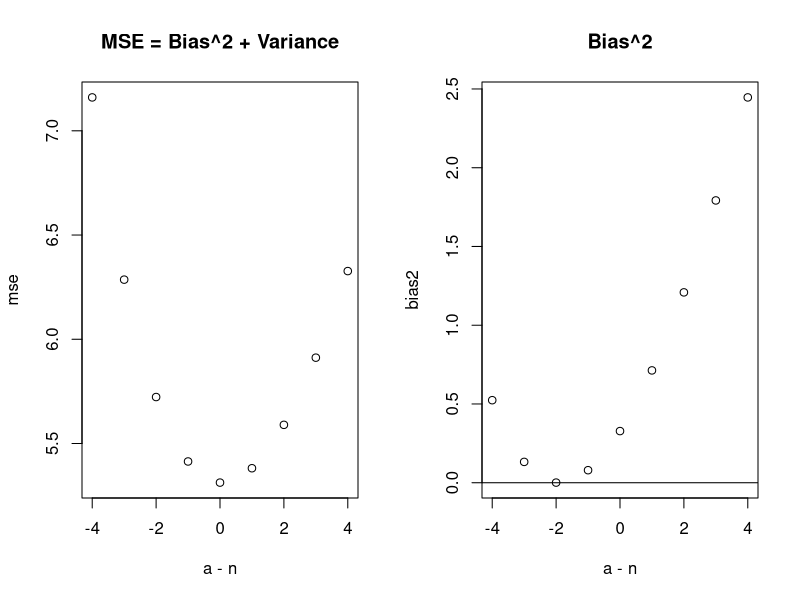
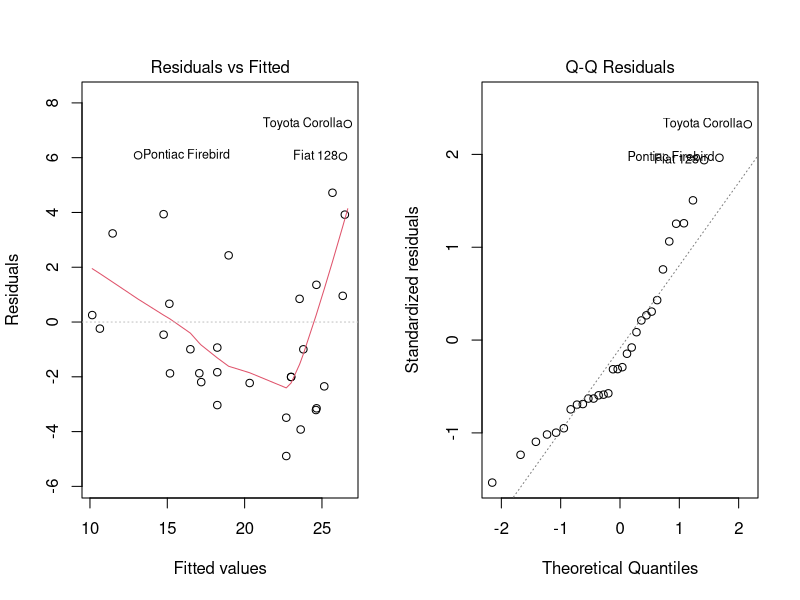
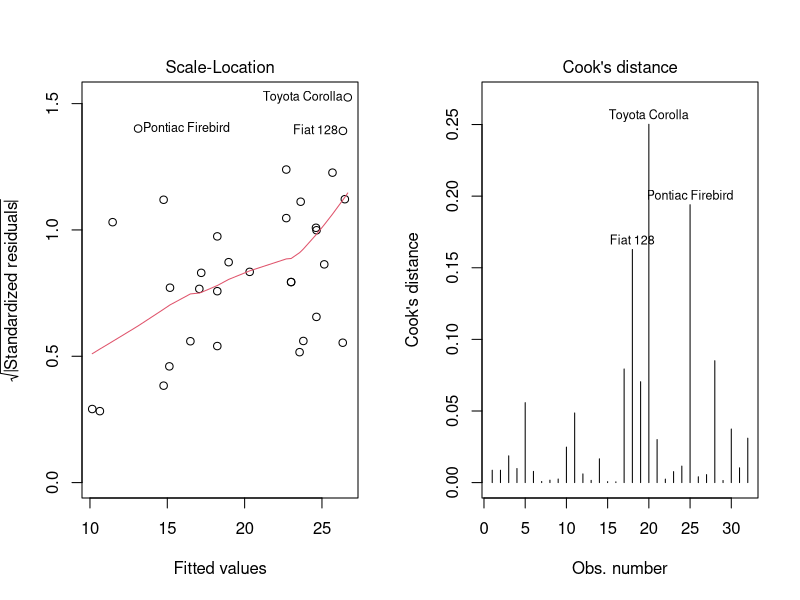
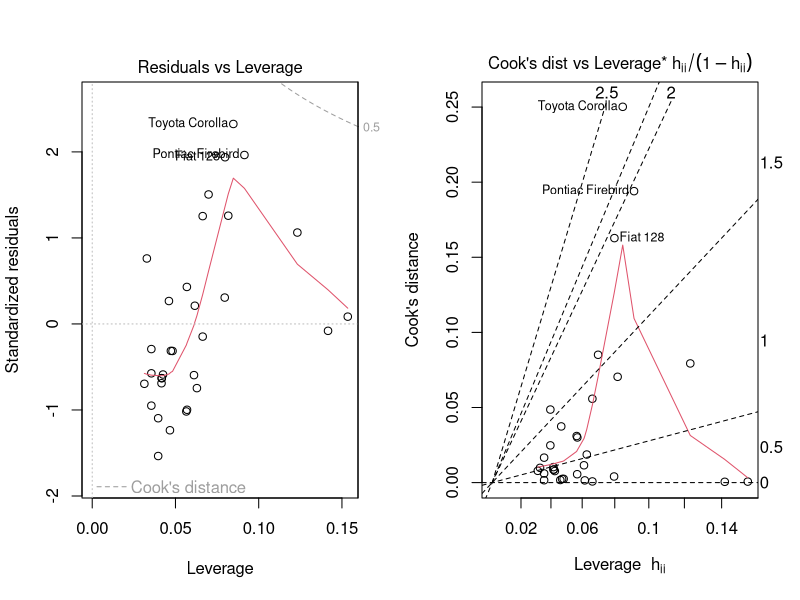
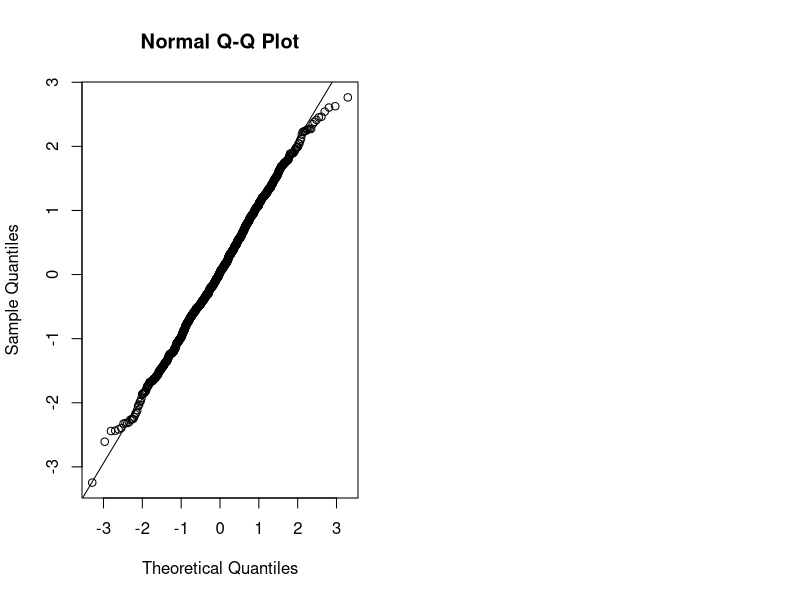

Source code (R) for these figures, in order:
## ---- chunk 1
set.seed(2112)

n <- 30
x <- runif(n, 0, 10)
beta0 <- -3
beta1 <- -4
sigma <- 3

reps <- 1000
esst <- double(reps)

for (i in 1:reps) {
    y <- beta0 + beta1*x + rnorm(n, 0, sigma)
    beta1 <- sum((x - mean(x)) * (y - mean(y))) / sum((x - mean(x))^2)
    beta0 <- mean(y) - beta1 * mean(x)
    yhat <- beta0 + beta1 * x
    e <- y - yhat
    esst[i] <- sum(e^2)
}

a <- (n-4):(n+4)
mse <- double(length(a))
bias2 <- double(length(a))
for (i in seq_along(a)) {
    mse[i] <- mean((sigma^2 - esst / a[i])^2)
    bias2[i] <- (sigma^2 - mean(esst / a[i]))^2
}

par(mfrow = c(1,2))
plot(a - n, mse, main = "MSE = Bias^2 + Variance")
plot(a - n, bias2, main = "Bias^2")
abline(h = 0)
## ---- chunk 2
mylm <- lm(mpg ~ disp, data = mtcars)
plot(mylm, which=1:6)
## ---- chunk 3
library(broom)

head(augment(mylm))
## ---- chunk 4
glance(mylm)
## ---- chunk 5
anova(mylm)
## ---- chunk 6
x <- rnorm(1000); qqnorm(x); qqline(x)
